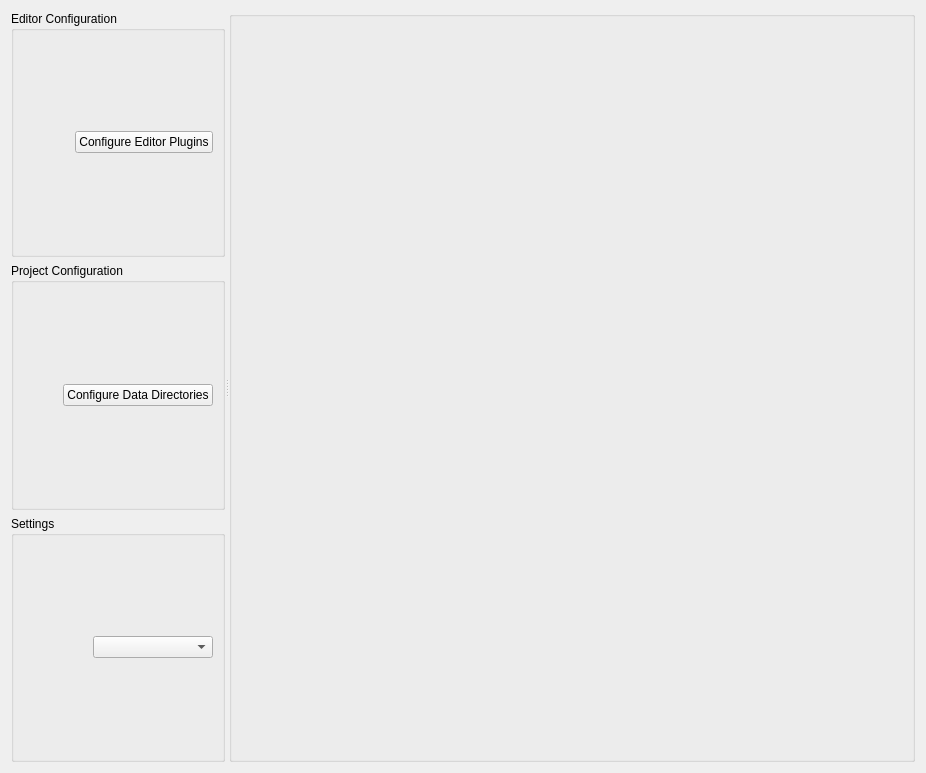
<?xml version="1.0" encoding="UTF-8"?>
<ui version="4.0">
 <class>SettingsTab</class>
 <widget class="QWidget" name="SettingsTab">
  <property name="geometry">
   <rect>
    <x>0</x>
    <y>0</y>
    <width>926</width>
    <height>773</height>
   </rect>
  </property>
  <property name="windowTitle">
   <string>Form</string>
  </property>
  <layout class="QVBoxLayout" name="verticalLayout_5">
   <item>
    <widget class="QSplitter" name="splitter">
     <property name="orientation">
      <enum>Qt::Horizontal</enum>
     </property>
     <property name="childrenCollapsible">
      <bool>false</bool>
     </property>
     <widget class="QWidget" name="">
      <layout class="QVBoxLayout" name="verticalLayout_3">
       <item>
        <widget class="QGroupBox" name="GroupEditor">
         <property name="sizePolicy">
          <sizepolicy hsizetype="Preferred" vsizetype="Preferred">
           <horstretch>1</horstretch>
           <verstretch>0</verstretch>
          </sizepolicy>
         </property>
         <property name="title">
          <string>Editor Configuration</string>
         </property>
         <layout class="QVBoxLayout" name="verticalLayout_2">
          <item>
           <layout class="QHBoxLayout" name="horizontalLayout_4">
            <item>
             <spacer name="horizontalSpacer">
              <property name="orientation">
               <enum>Qt::Horizontal</enum>
              </property>
              <property name="sizeHint" stdset="0">
               <size>
                <width>40</width>
                <height>20</height>
               </size>
              </property>
             </spacer>
            </item>
            <item>
             <widget class="QPushButton" name="ButtonPluginConfig">
              <property name="text">
               <string>Configure Editor Plugins</string>
              </property>
             </widget>
            </item>
           </layout>
          </item>
         </layout>
        </widget>
       </item>
       <item>
        <widget class="QGroupBox" name="GroupProject">
         <property name="title">
          <string>Project Configuration</string>
         </property>
         <layout class="QVBoxLayout" name="verticalLayout_4">
          <item>
           <layout class="QHBoxLayout" name="horizontalLayout_6">
            <item>
             <spacer name="horizontalSpacer_5">
              <property name="orientation">
               <enum>Qt::Horizontal</enum>
              </property>
              <property name="sizeHint" stdset="0">
               <size>
                <width>40</width>
                <height>20</height>
               </size>
              </property>
             </spacer>
            </item>
            <item>
             <widget class="QPushButton" name="ButtonDataDirConfig">
              <property name="text">
               <string>Configure Data Directories</string>
              </property>
             </widget>
            </item>
           </layout>
          </item>
         </layout>
        </widget>
       </item>
       <item>
        <widget class="QGroupBox" name="GroupSettings">
         <property name="sizePolicy">
          <sizepolicy hsizetype="Preferred" vsizetype="Preferred">
           <horstretch>1</horstretch>
           <verstretch>0</verstretch>
          </sizepolicy>
         </property>
         <property name="title">
          <string>Settings</string>
         </property>
         <layout class="QVBoxLayout" name="verticalLayout">
          <item>
           <layout class="QHBoxLayout" name="horizontalLayout">
            <item>
             <spacer name="horizontalSpacer_4">
              <property name="orientation">
               <enum>Qt::Horizontal</enum>
              </property>
              <property name="sizeHint" stdset="0">
               <size>
                <width>40</width>
                <height>20</height>
               </size>
              </property>
             </spacer>
            </item>
            <item>
             <widget class="QComboBox" name="ComboSettingsDomain">
              <property name="minimumSize">
               <size>
                <width>120</width>
                <height>0</height>
               </size>
              </property>
              <property name="maxVisibleItems">
               <number>20</number>
              </property>
             </widget>
            </item>
           </layout>
          </item>
         </layout>
        </widget>
       </item>
      </layout>
     </widget>
     <widget class="QGroupBox" name="groupBox">
      <property name="sizePolicy">
       <sizepolicy hsizetype="Preferred" vsizetype="Preferred">
        <horstretch>1</horstretch>
        <verstretch>0</verstretch>
       </sizepolicy>
      </property>
      <property name="title">
       <string/>
      </property>
      <layout class="QHBoxLayout" name="horizontalLayout_5" stretch="0">
       <item>
        <widget class="ezAssetBrowser" name="AssetBrowserWidget" native="true"/>
       </item>
      </layout>
     </widget>
    </widget>
   </item>
  </layout>
 </widget>
 <customwidgets>
  <customwidget>
   <class>ezAssetBrowser</class>
   <extends>QWidget</extends>
   <header location="global">EditorFramework/Assets/AssetBrowser.moc.h</header>
   <container>1</container>
  </customwidget>
 </customwidgets>
 <resources/>
 <connections/>
</ui>
